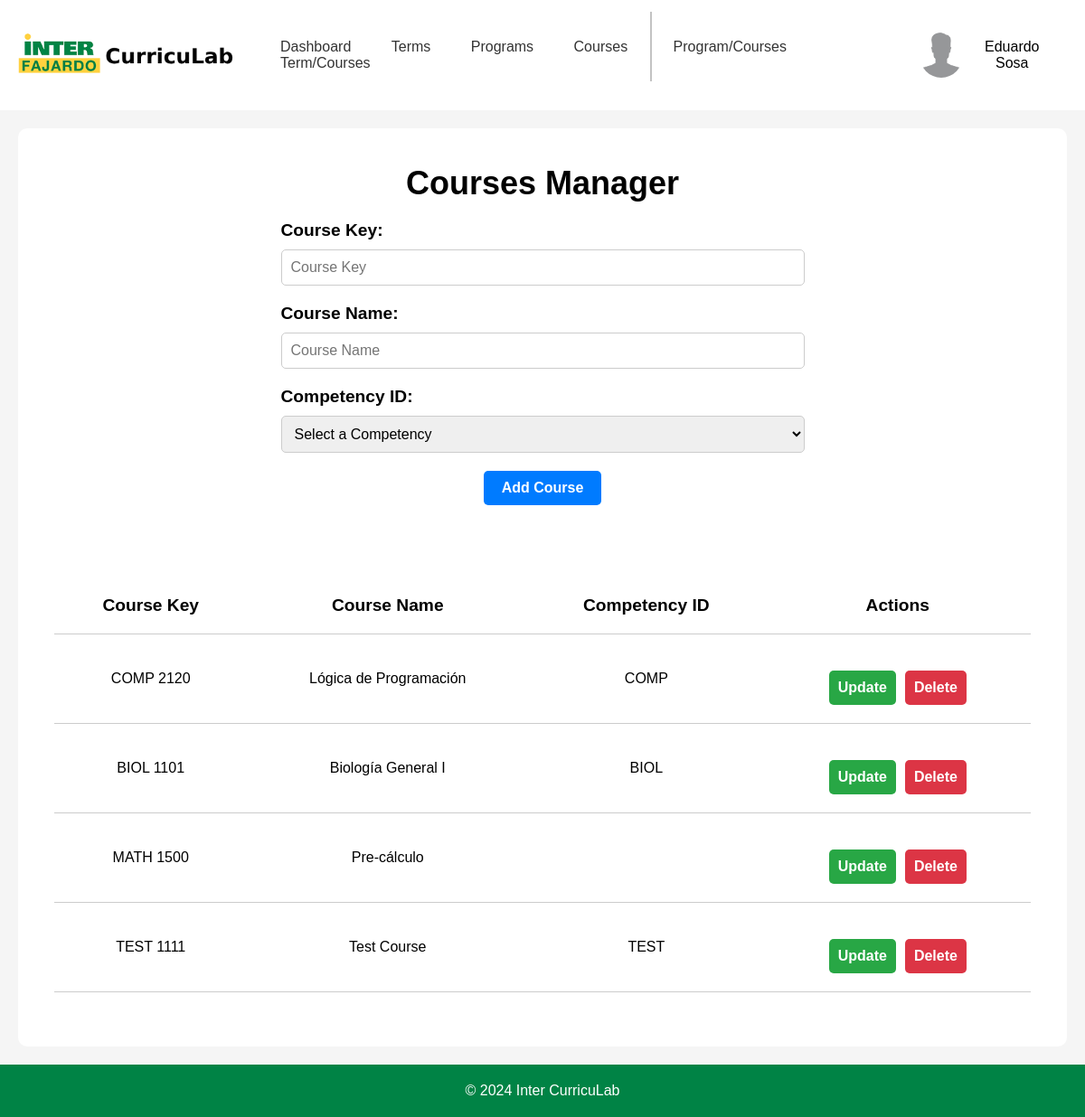
/templates/adminPages/adminCourses.php (signed in), run on an earlier commit of the app's database.
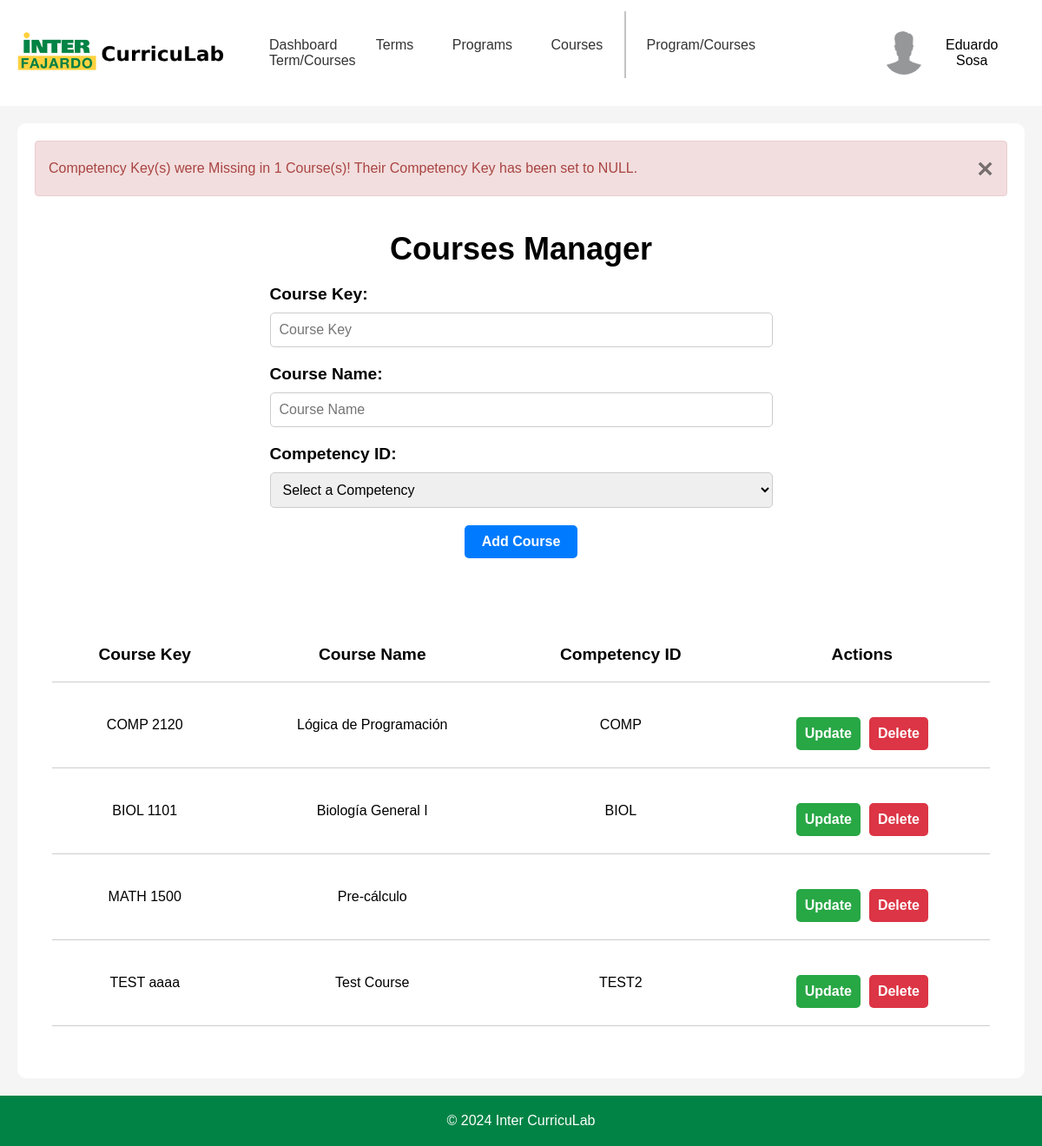
And on a later commit of the database.
### tables this page shows
CREATE TABLE "course" (
	"CourseID"	INTEGER NOT NULL UNIQUE,
	"CourseKey"	TEXT,
	"CourseName"	TEXT,
	"CompetencyKey"	TEXT,
	PRIMARY KEY("CourseID" AUTOINCREMENT),
	FOREIGN KEY("CompetencyKey") REFERENCES "competency"("CompetencyKey")
);

CREATE TABLE "alerts" (
	"AlertID"	INTEGER NOT NULL UNIQUE,
	"PageName"	TEXT NOT NULL,
	"Message"	TEXT NOT NULL,
	"AlertType"	TEXT NOT NULL,
	"IsActive"	INTEGER NOT NULL,
	"StartDate"	TEXT NOT NULL,
	"EndDate"	TEXT NOT NULL,
	"DataID"	TEXT,
	PRIMARY KEY("AlertID" AUTOINCREMENT)
);

### templates/adminPages/adminCourses.php (the view, shortened to what this page needs)
<?php
$config = require_once '../../backend/php/config.php';
if (!isset($_SESSION['email'])) {
    header('Location: ../index.php');
    exit;
} elseif ($_SESSION['accountType'] !== 'Admin' && $_SESSION['accountType'] !== 'Root' && $_SESSION['accountType'] !== 'Staff') {
    header('Location: ../staffPages/profPage.php');
    exit;
} else {
    if ($config['db']['type'] === 'sqlite') {
        $db = new SQLite3($config['db']['sqlite']['path']);
    } elseif ($config['db']['type'] === 'mysql') {
        $dsn = "mysql:host={$config['db']['mysql']['host']};dbname={$config['db']['mysql']['dbname']}";
        $db = new PDO($dsn, $config['db']['mysql']['username'], $config['db']['mysql']['password']);
    }
    cleanUpCourses();
    $stmt = $db->prepare('SELECT * FROM course');
    $result = $stmt->execute();
    $courses = $result->fetchArray(SQLITE3_ASSOC);
    $courses = [];
    if (isset($_POST['sort'])) {
        $courses = sortTable();
    } else {
        $stmt = $db->prepare('SELECT * FROM course');
        $result = $stmt->execute();
        $courses = fetchAllRows($result);
    }
}
function fetchAllRows($result) {
    $rows = [];
    while ($row = $result->fetchArray(SQLITE3_ASSOC)) {
        $rows[] = $row;
    }
    return $rows;
}
function cleanUpCourses() {
    global $db;
    $stmt = $db->prepare('SELECT * FROM course');
    $result = $stmt->execute();
}
?>
<!DOCTYPE html>
<html lang="en">
<head>
    <link rel="stylesheet" href="../../static/css/headerFooter.css">
    <link rel="stylesheet" href="../../static/css/adminCourses.css">
</head>
<body>
    <div id="headerNav">
        <div class="logo">
            <a href="adminDashboard.php">
                <img src="../../static/img/inter-logo-full.png" alt="Inter CurricuLab">
            </a>
        </div>
        <nav>
            <a href="adminDashboard.php">Dashboard</a>
            <a href="adminTerms.php">Terms</a>
            <a href="adminPrograms.php">Programs</a>
            <div class="dropdown">
                <a href="#">Courses</a>
            </div>
            <a class="navDivider"></a>
            <a href="adminProgramCourses.php">Program/Courses</a>
            <a href="adminTermCourses.php" class="active">Term/Courses</a>
        </nav>
        <div class="userBox">
            <button onclick="myFunction()" class="userDropdownButton">
                <img src="../../static/img/userProfile.jpg" alt="User" >
                <?php
                echo $_SESSION['firstName'] . ' ' . $_SESSION['lastName'];
                ?>
            </button>
        </div>
    </div>
    <div id="container">
        <div class="container-upperBox">
            <?php
            $stmt = $db->prepare('SELECT CourseID FROM course WHERE CourseKey = :courseKey');
            $stmt->bindValue(':courseKey', $_POST['courseKey'], SQLITE3_TEXT);
            $result = $stmt->execute();
            $courseID = $result->fetchArray(SQLITE3_ASSOC)['CourseID'];
            $stmt = $db->prepare('SELECT * FROM alerts WHERE PageName = :pageName AND IsActive = 1 AND StartDate <= :now AND EndDate >= :now AND (DataID = :dataID OR DataID IS NULL)');
            $stmt->bindValue(':pageName', basename($_SERVER['PHP_SELF']), SQLITE3_TEXT);
            $stmt->bindValue(':now', date('Y-m-d H:i:s'), SQLITE3_TEXT);
            $stmt->bindValue(':dataID', $courseID, SQLITE3_INTEGER);
            $result = $stmt->execute();
            $alert = $result->fetchArray(SQLITE3_ASSOC);
            if ($alert) {
                ?>
                <div class="alert alert-<?php echo htmlspecialchars($alert['AlertType']); ?>" role="alert">
                    <?php echo htmlspecialchars($alert['Message']); ?>
                    <button type="button" class="close" onclick="this.parentElement.style.display='none';">&times;</button>
                </div>
                <?php
            }
            ?>
            <div class="coursesForm">
                <div class="header">
                    <h2>Courses Manager</h2>
                </div>
                <div class="form-container">
                    <form method="POST">
                        <div class="inputBox">
                            <label for="courseKey">Course Key:</label>
                            <input type="text" name="courseKey" id="courseKey" placeholder="Course Key" required>
                        </div>
                        <div class="inputBox">
                            <label for="courseName">Course Name:</label>
                            <input type="text" name="courseName" id="courseName" placeholder="Course Name" required>
                        </div>
                        <div class="inputBox">
                            <label for="competencyKey">Competency ID:</label>
                            <select name="competencyKey" id="competencyKey">
                                <option value="" hidden="hidden">Select a Competency</option>
                            </select>
                        </div>
                        <div class="inputBox">
                            <button type="submit">Add Course</button>
                        </div>
                    </form>
                </div>
            </div>
            <div class="coursesTable">
                <table>
                    <tr>
                        <th>
                            <form method="POST">
                                <button type="submit" name="sort" value="CourseKey">Course Key</button>
                            </form>
                        </th>
                        <th>
                            <form method="POST">
                                <button type="submit" name="sort" value="CourseName">Course Name</button>
                            </form>
                        </th>
                        <th>
                            <form method="POST">
                                <button type="submit" name="sort" value="CompetencyKey">Competency ID</button>
                            </form>
                        </th>
                        <th>Actions</th>
                    </tr>
                    <?php
                    foreach ($courses as $row) {
                        echo '<tr>';
                        echo '<td>' . htmlspecialchars($row['CourseKey'] ?? '') . '</td>';
                        echo '<td>' . htmlspecialchars($row['CourseName'] ?? '') . '</td>';
                        echo '<td>' . htmlspecialchars($row['CompetencyKey'] ?? '') . '</td>';
                        echo '<td>';
                        ?>
                        <div class="actionButtons">
                            <button class="updateButton">Update</button>
                            <form method="POST">
                                <button class="deleteButton" type="submit">Delete</button>
                            </form>
                        </div>
                        <?php
                        echo '</td>';
                        echo '</tr>';
                    }
                    ?>
                </table>
            </div>
        </div>
    </div>
    <footer>
        <p>&copy; 2024 Inter CurricuLab</p>
    </footer>
</body>
</html>

### static/css/headerFooter.css (style rules this page uses)
* { margin: 0; padding: 0; box-sizing: border-box; font-family: 'Poppins', sans-serif; }
body { display: flex; flex-direction: column; min-height: 100vh; }
#headerNav { display: flex; justify-content: space-between; align-items: center; }
.logo { margin: 20px; }
.logo img { width: 250px; }
nav a:not(.navDivider) { padding: 20px; text-decoration: none; color: #333; border-radius: 5px; }
.navDivider { margin-right: 4px; border-right: 2px solid #c3c3c3; padding: 30px 0; }
.userBox { margin: 20px; }
.userDropdownButton { padding: 16px; font-size: 16px; border: none; cursor: pointer; background-color: transparent; border-radius: 5px; }
.userBox { position: relative; display: inline-block; }
.userBox img { width: 50px; height: 50px; border-radius: 50%; margin-right: 10px; }
.userDropdownButton img { pointer-events: none; }
.userBox button { display: flex; align-items: center; justify-content: center; }
.dropdown { position: relative; display: inline-block; }
footer { background-color: #008345; color: white; text-align: center; padding: 20px; margin-top: auto; }

### static/css/adminCourses.css (style rules this page uses)
#container { display: flex; flex-direction: column; background-color: #f5f5f5; flex-grow: 1; }
.container-upperBox { display: flex; flex-direction: column; align-items: center; background-color: white; margin: 20px; padding: 20px; border-radius: 10px; flex-grow: 1; }
.coursesForm { display: flex; flex-direction: column; align-items: center; width: 100%; margin: 20px 0; }
.coursesForm .header { font-size: 1.5em; font-weight: bold; margin-bottom: 20px; }
.coursesForm .inputBox:not(:last-child) { display: flex; flex-direction: column; width: 100%; margin-bottom: 20px; }
.coursesForm .inputBox:last-child { display: flex; justify-content: center; align-items: center; width: 100%; margin-bottom: 20px; }
.coursesForm .inputBox label { font-size: 1.2em; font-weight: bold; margin-bottom: 10px; }
.coursesForm .inputBox input, .coursesForm .inputBox select, .coursesForm .inputBox textarea { width: 100%; padding: 10px; margin-right: 350px; font-size: 1em; border-radius: 5px; border: 1px solid #ccc; }
.coursesForm .inputBox button { padding: 10px 20px; font-size: 1em; font-weight: bold; color: white; background-color: #007bff; border: none; border-radius: 5px; cursor: pointer; }
.coursesTable { display: flex; flex-direction: column; align-items: center; background-color: white; margin: 20px; padding: 20px; border-radius: 10px; flex-grow: 1; width: 100%; }
.coursesTable table { width: 100%; border-collapse: collapse; }
.coursesTable table th { padding: 20px; text-align: center; border-bottom: 1px solid #ccc; font-size: 1.2em; }
.coursesTable table th button { font-size: 1em; font-weight: bold; background-color: transparent; border: none; border-radius: 5px; cursor: pointer; }
.coursesTable table td:not(.textArea) { padding: 20px; border-bottom: 1px solid #ccc; text-align: center; }
.actionButtons { display: flex; justify-content: center; align-items: center; width: 100%; margin-top: 20px; }
.updateButton { padding: 10px 10px; margin: 0 5px; font-size: 1em; font-weight: bold; color: white; background-color: #28a745; border: none; border-radius: 5px; cursor: pointer; }
.deleteButton { padding: 10px 10px; margin: 0 5px; font-size: 1em; font-weight: bold; color: white; background-color: #dc3545; border: none; border-radius: 5px; cursor: pointer; }
.close { color: #aaa; float: right; font-size: 28px; font-weight: bold; }
.alert { display: flex; align-items: center; justify-content: space-between; padding: 15px; margin-bottom: 20px; border: 1px solid transparent; border-radius: 4px; width: 100%; }
.alert-danger { color: #a94442; background-color: #f2dede; border-color: #ebccd1; }
.close { cursor: pointer; padding: 0; background-color: transparent; border: 0; -webkit-appearance: none; float: right; font-size: 2.0em; line-height: 1; color: #000; text-shadow: 0 1px 0 #fff; opacity: 0.5; }

What changed in the data, as far as the page shows it:
added alerts: Message "Competency Key(s) were Missing in 1 Course(s)! Their Competency Key has been set to NULL."
changed course "Test Course": CourseKey "TEST 1111" → "TEST aaaa"; CompetencyKey "TEST" → "TEST2"
